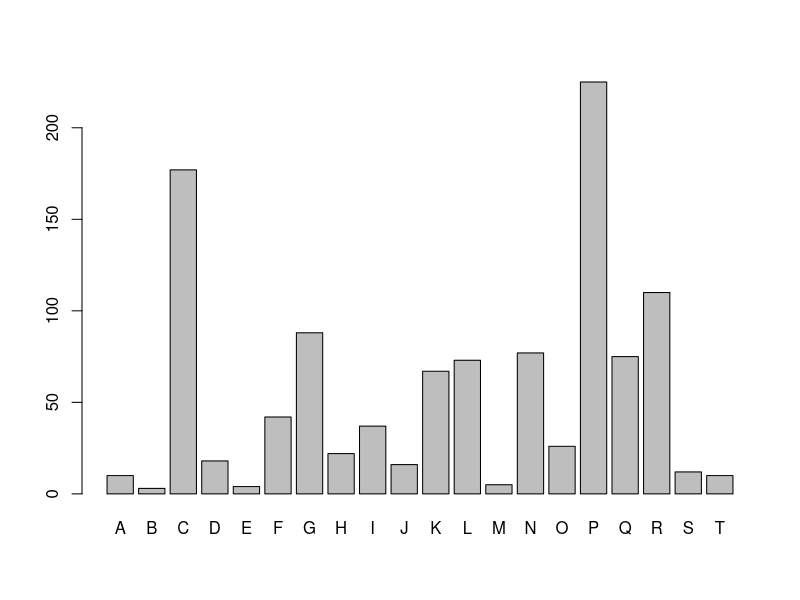
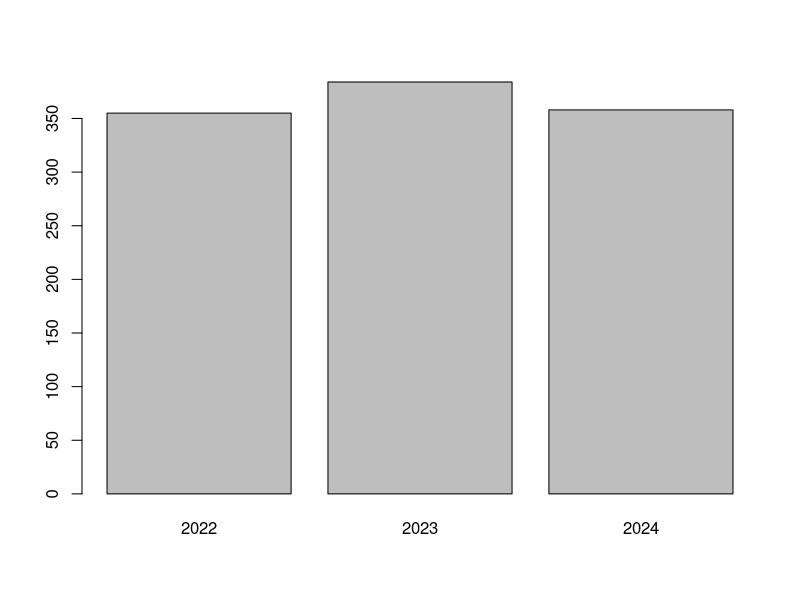
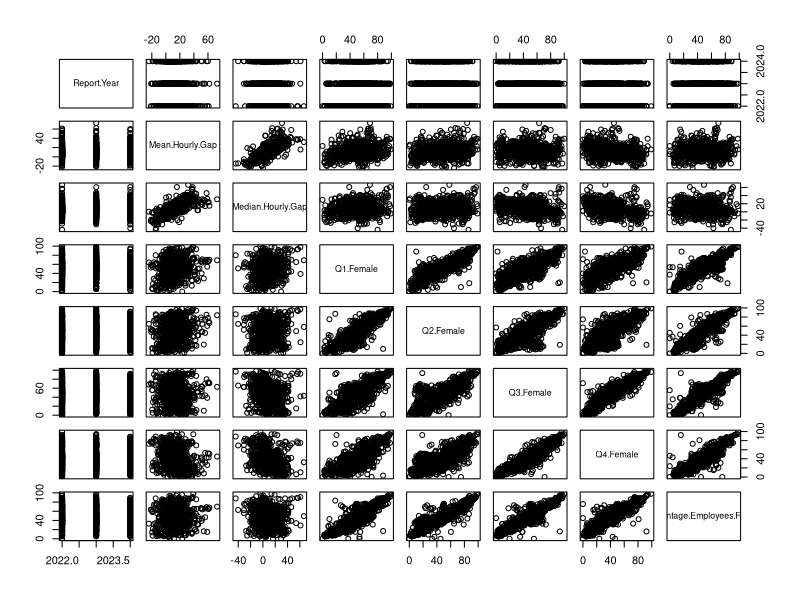
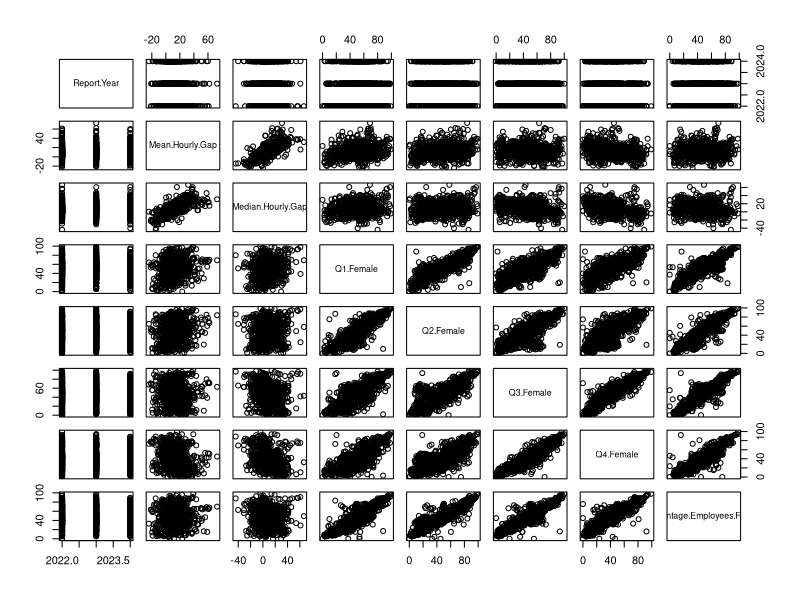
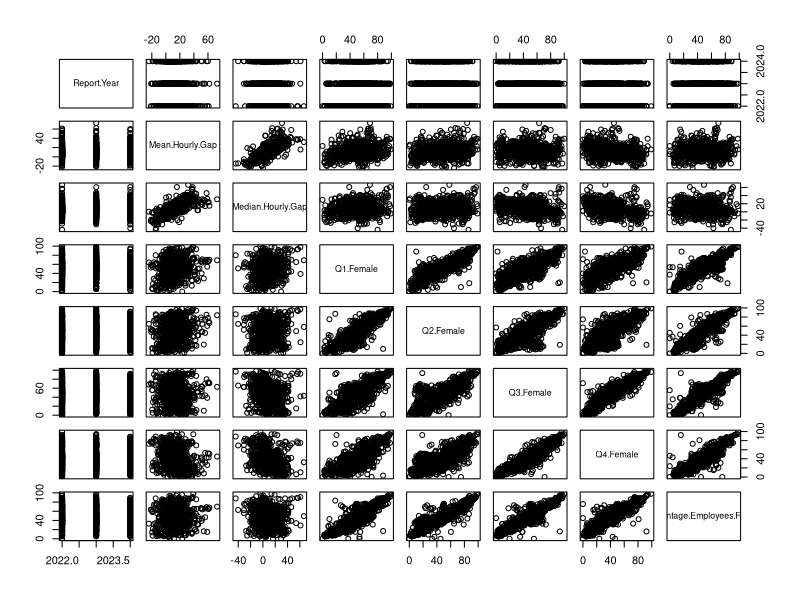

The R source for these figures, in order:
# Import libraries
library(tidyverse)

# Parameters
data <- read.csv("dataset.csv", header=TRUE)
save_data <- TRUE

# Clean but check it just in case

fill_na_with_mean <- function(data) {
  data[] <- lapply(data, function(x) {
    if (is.numeric(x)) {
      x[is.na(x)] <- mean(x, na.rm = TRUE)
    }
    return(x)
  })
  return(data)
}


fill_na_percentage <- function(data) {
  data <- data %>% mutate(`Percentage.Employees.Female` = (`Q1.Female` + `Q2.Female` + `Q3.Female` + `Q4.Female`)/4) %>%
    mutate(`Percentage.Employees.Male` = (`Q1.Men` + `Q2.Male` + `Q3.Male` + `Q4.Male`)/4)
  data
}

df_cleaned <- fill_na_with_mean(data)
df_cleaned <- fill_na_percentage(df_cleaned)
df_cleaned <- na.omit(data)
df_cleaned <- data[complete.cases(data[, c("Mean.Hourly.Gap", "Median.Hourly.Gap", "Q1.Female", "Q2.Female", "Q3.Female", "Q4.Female", "Percentage.Employees.Female")]), ]
head(df_cleaned)

#drop columns

df_cleaned <- df_cleaned %>% select(-c(`Report.Link`, `Company.Site`))

if (save_data){
  write.csv(df_cleaned, file = "cleaned_dataset.csv")
}

# Explore cleaned data
attach(df_cleaned)
## Distribution of NACE Section
company_type <- table(NACE.Letter)
barplot(company_type)

## Distribution of years
report_years <- table(Report.Year)
barplot(report_years)

# Define initial exploration function
initial_exploration <- function(dataframe){
  
  ## Narrow down the tables to only include certain variables
  new_table <- data.frame(Report.Year, Mean.Hourly.Gap, Median.Hourly.Gap, Q1.Female, Q2.Female, Q3.Female, Q4.Female, Percentage.Employees.Female)
  print(cor(new_table))
  print(pairs(new_table))
  ### Same observations
  
  m1 <- lm(Mean.Hourly.Gap ~ Q1.Female + Q2.Female + Q3.Female + Q4.Female + Percentage.Employees.Female)
  summary(m1)
  # Looks pretty interesting
}

#explore full data
initial_exploration(df_cleaned)

# Group by NACE Letter
df_cleaned %>% 
  group_by(NACE.Letter) %>% 
  summarize(mean = mean(Mean.Hourly.Gap), 
            range = max(Mean.Hourly.Gap)-min(Mean.Hourly.Gap),
            variation = var(Mean.Hourly.Gap),
            count = n()) %>% 
  arrange(desc(range))

#Examine interesting industries
C <- df_cleaned %>% 
  filter(NACE.Letter == "C")
initial_exploration(C)

P <- df_cleaned %>% 
  filter(NACE.Letter == "P")
initial_exploration(P)

